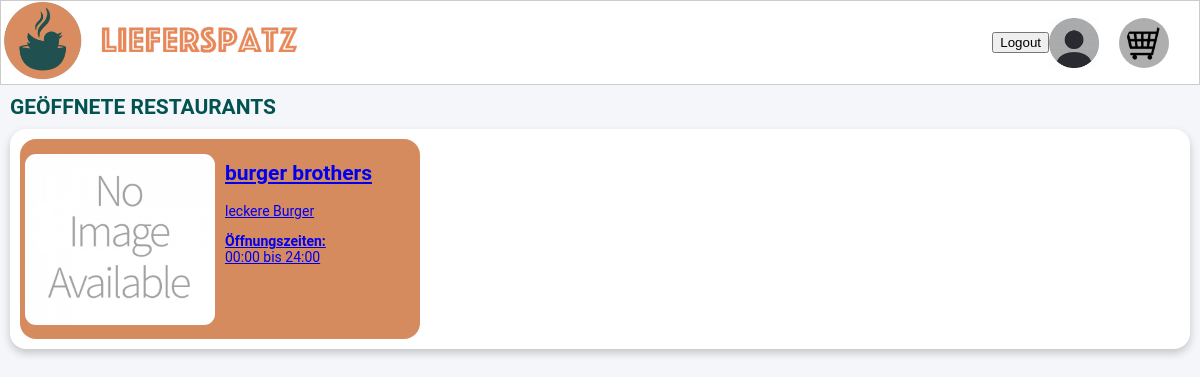
Before: /restaurants (signed in) with the older database file.
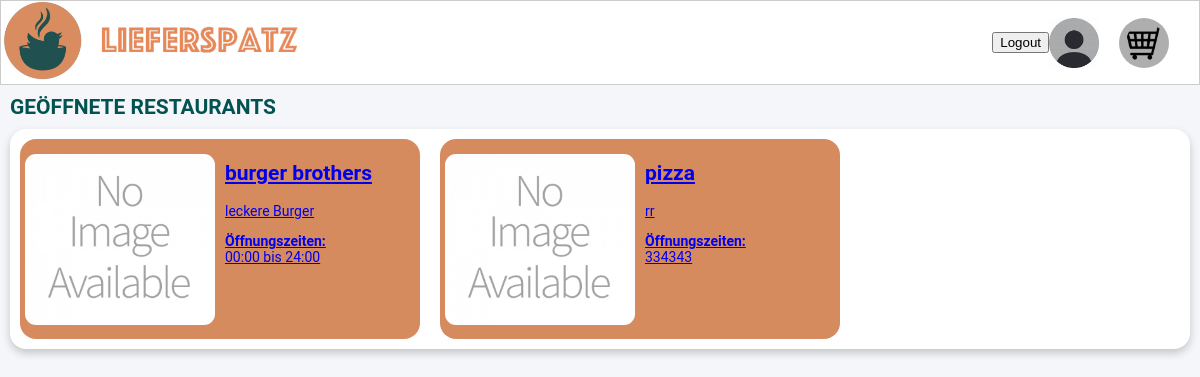
After: the same page with the newer database file.
### app.py (models this page shows, shortened)
class Resto(db.Model):
    id = db.Column(db.Integer, primary_key = True)
    name = db.Column(db.String(20), unique = True, nullable = False)
    strasse = db.Column(db.String(20), unique = True, nullable = False)
    plz = db.Column(db.Integer(), unique = False, nullable = False)
    beschreibung = db.Column(db.String(555), nullable = False)
    password = db.Column(db.String(20), nullable = False)
    openTime = db.Column(db.String(), nullable = False)
    wallet = db.Column(db.Integer, nullable=False, default=200)

### app.py (the view)
@app.route('/restaurants', methods=["GET"])
def CatchResto():
    kunde_postleitzahl = session['user'].get('plz')
    restaurants= Resto.query.filter_by(plz=kunde_postleitzahl).all()
    return render_template('restaurants.html', restaurants = restaurants)

### templates/restaurants.html (shortened to what this page needs)
<!DOCTYPE html>
<html lang="en">
<head>
</head>
<body>
    <div  class=" header-layout">
        <div>
            <a href="{{ url_for('CatchResto')}}">
                <img class="logo" src="{{ url_for('static', filename='images/LP.png') }} ">
            </a>
        </div>
        <div style=" padding: 10px;">
            <form action="{{ url_for('logout') }}" method="POST">
                <button type="submit">Logout</button>
            </form>
            <img style="height: 50px; margin-right: 20px;" src ="{{ url_for('static', filename='images/th.jfif') }} ">
            <img style="height: 50px; background-color: #aeaeae; padding: 5px ; border-radius: 100%; padding-right: 3px; padding-left: 7px;margin-right: 20px;" src ="{{ url_for('static', filename='images/WK.png') }} ">
        </div>
    </div>
    <h2 style="color: #025252; margin: 10px;">GEÖFFNETE RESTAURANTS</h2>
    <div class="box">
        {% for restaurant in restaurants %}
        <a href="{{ url_for('test', restaurant_id=restaurant.id) }}">
        <div class="resto" >
            <div>
                <img src="{{ url_for('static', filename='images/not-available.png') }} ">
            </div>
            <div>
                <h2>{{ restaurant.name }}</h2>
                <p >{{ restaurant.beschreibung }}</p>
                <p><strong>Öffnungszeiten:</strong><br> {{ restaurant.openTime }}</p>
            </div>
        </div>
        </a>
        {% endfor %}
    </div>
</body>
</html>

### templates/restaurants.html (style rules this page uses)
* { box-sizing: border-box; }
body { font-family: 'Roboto', sans-serif; font-size: 14px; color: #025252; background-color: #f4f6f9; margin: 0; padding: 0; }
.resto { display:grid; grid-template-columns: 1fr 1fr; background-color: rgb(214, 139, 95); border-radius: 16px; height: 200px; width: 400px; }
.resto > div:first-child { display: flex; justify-content: center; align-items: center; width: 100%; }
.resto > div:nth-child(2) { padding: 5px; }
.resto img { display: block; max-width: 100%; height: auto; padding: 5px; border-radius: 16px; margin: 0 auto; }
.box { display: grid; grid-template-columns: repeat(3, 1fr); column-gap: 2px; gap: 20px; justify-items: center; border-radius: 16px; box-shadow: 0 4px 8px rgba(0, 0, 0, 0.2); padding: 10px; margin: 10px; background-color: rgb(255, 255, 255); }
.logo { height: 80px; border-radius: 10px; }
.header-layout { display: grid; grid-template-columns: 1fr 1fr; background-color: rgb(255, 255, 255); border: 1px solid #ccc; }
.header-layout > div:first-child { display: flex; justify-content: left; align-items: center; }
.header-layout > div:nth-child(2) { display: flex; justify-content: right; align-items: center; }

Changed rows visible on the page:
added Resto: name "pizza", beschreibung "rr", openTime "334343"
